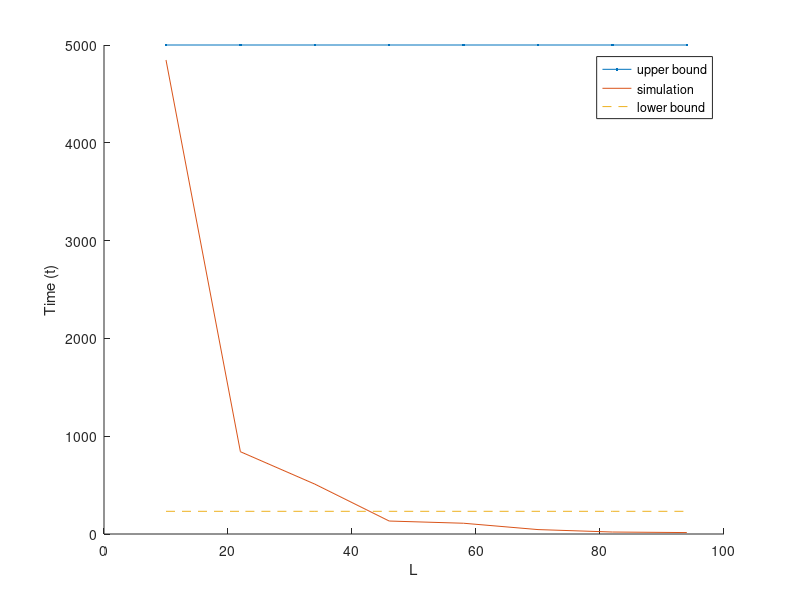

The MATLAB script that drew this image:
clear all; close all;

% L,Upper,Average,Lower
X = load("data/part2.0.txt");

figure(1);
hold on;
leg_strs = [];
p = plot(X(:,1),X(:,2), '.-');
p = plot(X(:,1),X(:,3));
p = plot(X(:,1),X(:,4), '--');
leg_strs = [
"upper bound"
"simulation" 
"lower bound"
];

legend(leg_strs);
xlabel("L");
ylabel("Time (t)")